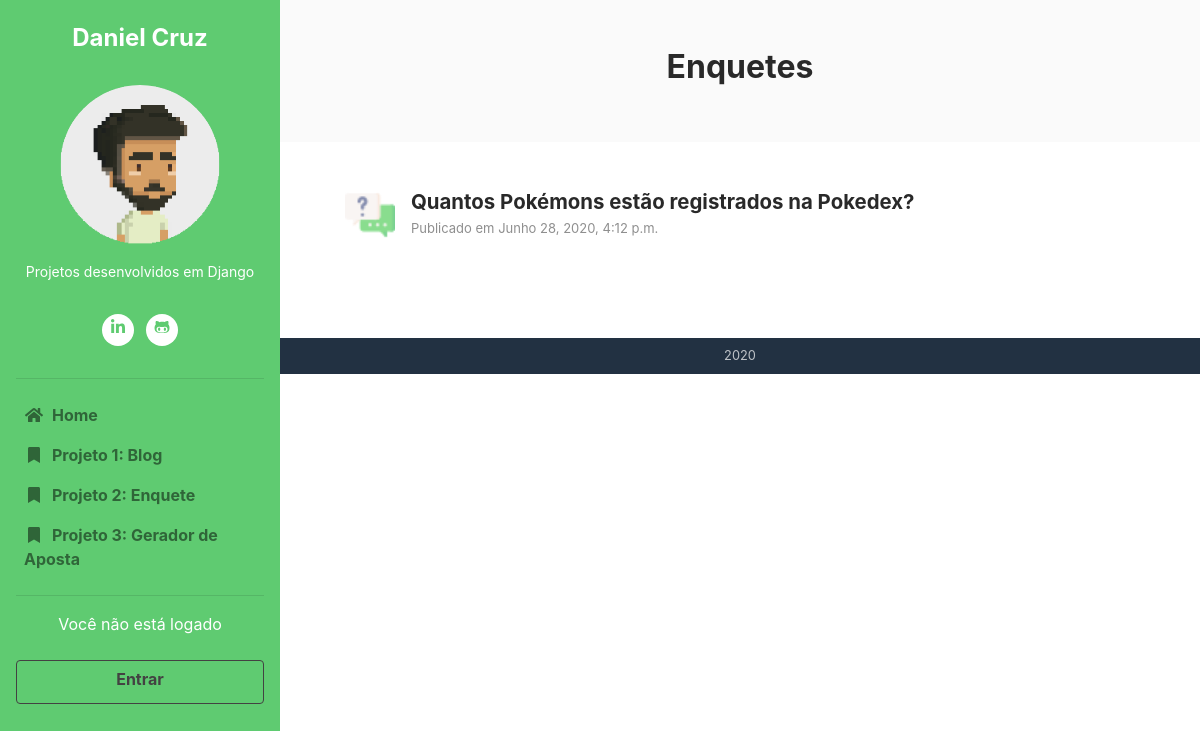
Before: /polls/ with the older database file.
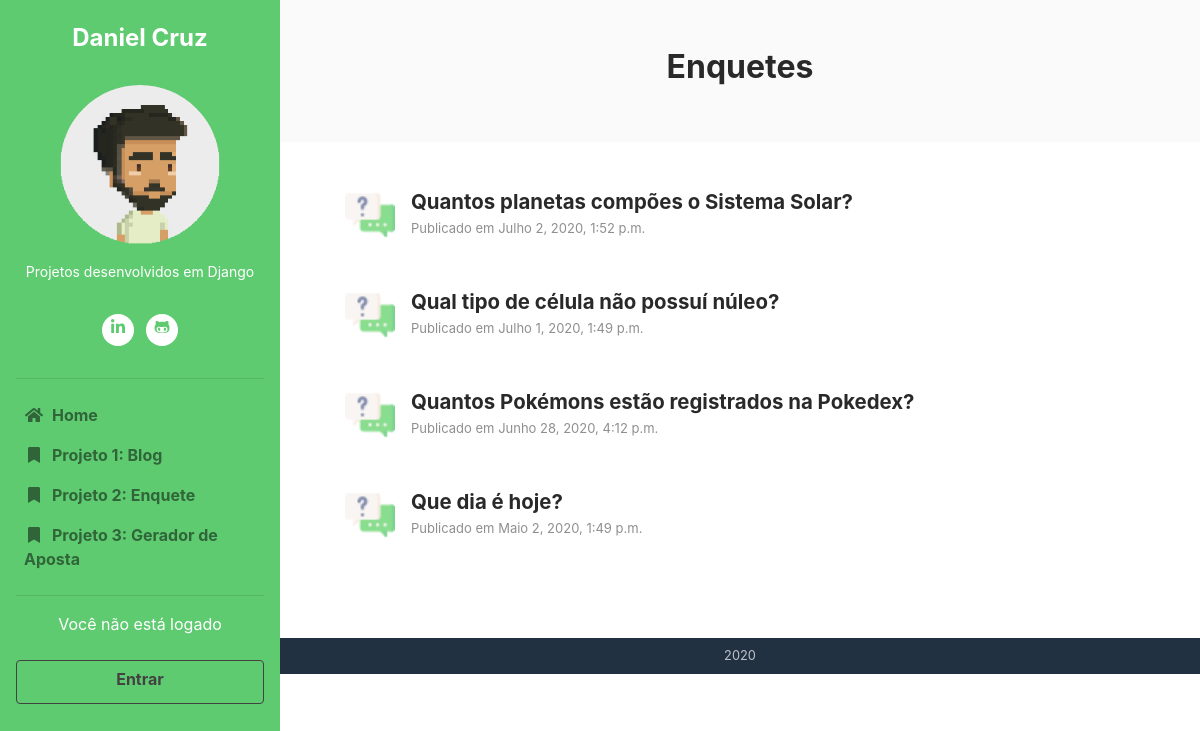
After: the same page with the newer database file.
### polls/models.py (models this page shows, shortened)
class Question(models.Model):
    question_text = models.CharField(max_length=200)
    pub_date = models.DateTimeField('data publicada')

### polls/views.py (the view)
# urls.py: path('', views.index, name='index'),
def index(request):
    latest_question_list = Question.objects.order_by('-pub_date')[:5]
    context = {'latest_question_list': latest_question_list, 'titulo': titulo, 'subtitulo': subtitulo}
    return render(request, 'polls/index.html', context)

### polls/templates/polls/index.html (shortened to what this page needs)
{% extends 'home/base.html' %}
{% load static %}
{% block content %}
    {% if latest_question_list %}
        {% for question in latest_question_list %}
            <div class="item mb-5">
                <div class="media">
                    <img class="mr-3 img-fluid post-thumb d-none d-md-flex" src="{% static 'images/thumb.png' %}" alt="image" style="width:50px;height:50px;">
                    <div class="media-body">
                        <h3 class="title mb-1"><a href="{% url 'polls:detail' question.id %}">{{ question.question_text }}</a></h3>
                        <div class="meta mb-1"><span class="date">Publicado em {{ question.pub_date }}</span></div>
                    </div>
                </div>
            </div>
        {% endfor %}
    {% endif %}
{% endblock %}

### home/templates/home/base.html (shortened to what this page needs)
{% load static %}
<html>
    <head>
        <link rel="stylesheet" href="{% static 'css/tema.css' %}">
    </head>
    <body>
        <header class="header text-center">
            <h1 class="blog-name pt-lg-4 mb-0">Daniel Cruz</h1>
	    <nav class="navbar navbar-expand-lg navbar-dark" >
			<div id="navigation" class="collapse navbar-collapse flex-column" >
				<div class="profile-section pt-3 pt-lg-0">
				    <img class="profile-image mb-3 rounded-circle mx-auto" src="{% static 'images/profile8bit.png' %}" alt="image" >
                    <div class="bio mb-3"> Projetos desenvolvidos em Django<br>
                    </div>
					<ul class="social-list list-inline py-3 mx-auto">
			            <li class="list-inline-item"><a href="https://www.linkedin.com/in/danielcscruz/"><i class="fab fa-linkedin-in fa-fw"></i></a></li>
			            <li class="list-inline-item"><a href="https://github.com/danielcscruz"><i class="fab fa-github-alt fa-fw"></i></a></li>
                    </ul>
                    <hr>
                    <ul class="navbar-nav flex-column text-left">
                        <li class="nav-item active">
                            <a class="nav-link" href="/"><i class="fas fa-home fa-fw mr-2"></i>Home <span class="sr-only">(current)</span></a>
                        </li>
                        <li class="nav-item active">
                            <a class="nav-link" href="/blog"><i class="fas fa-bookmark fa-fw mr-2"></i>Projeto 1: Blog <span class="sr-only">(current)</span></a>
                        </li>
                        <li class="nav-item active">
                            <a class="nav-link" href="/polls"><i class="fas fa-bookmark fa-fw mr-2"></i>Projeto 2: Enquete <span class="sr-only">(current)</span></a>
                        </li>
                        <li class="nav-item active">
                            <a class="nav-link" href="/loto"><i class="fas fa-bookmark fa-fw mr-2"></i>Projeto 3: Gerador de Aposta <span class="sr-only">(current)</span></a>
                        </li>
                    </ul>
                    <hr>
                    {% if user.is_authenticated %}
                    Bem vindo, {{ user.username }}
                    <br>
                    <br>
                    <a href="/logout/" class="btn btn-outline-danger btn-block btn-xs" role= "button">Sair</a>
                    <br>
                    {% else %}
                    Você não está logado
                    <br>
                    <br>
                    <a href="/login/" class="btn btn-outline-dark text-dark btn-block btn-xs" role= "button">Entrar</a>
                    <br>
                    {% endif %}
				</div>
			</div>
		</nav>
        </header>
        <div class="main-wrapper">
            <section class="cta-section theme-bg-light py-5">
                <div class="container text-center">
                    <h2 class="heading">{{ titulo }}</h2>
                </div>
            </section>
            <section class="blog-list px-3 py-5 p-md-5">
                <div class="container">
                    {% block content %}
                    {% endblock %}
                </div>
            </section>
            <footer class="footer text-center py-2 theme-bg-dark">
                    <small class="copyright">2020</small>
            </footer>
        </div>
    </body>
</html>

Changed rows visible on the page:
added Question: question_text "Quantos planetas compões o Sistema Solar?", pub_date "Julho 2, 2020, 1:52 p.m."
added Question: question_text "Qual tipo de célula não possuí núleo?", pub_date "Julho 1, 2020, 1:49 p.m."
added Question: question_text "Que dia é hoje?", pub_date "Maio 2, 2020, 1:49 p.m."
